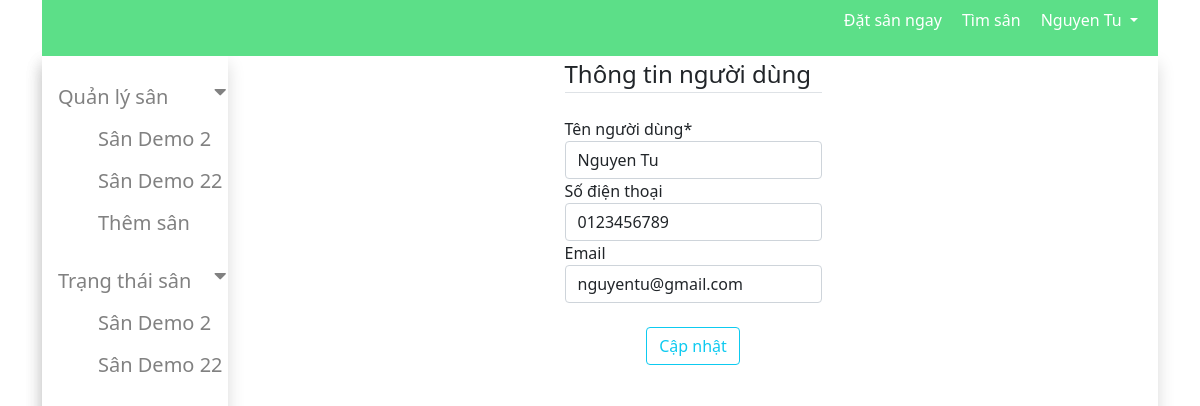
/trang-ca-nhan/1 (signed in), run on an earlier commit of the app's database.
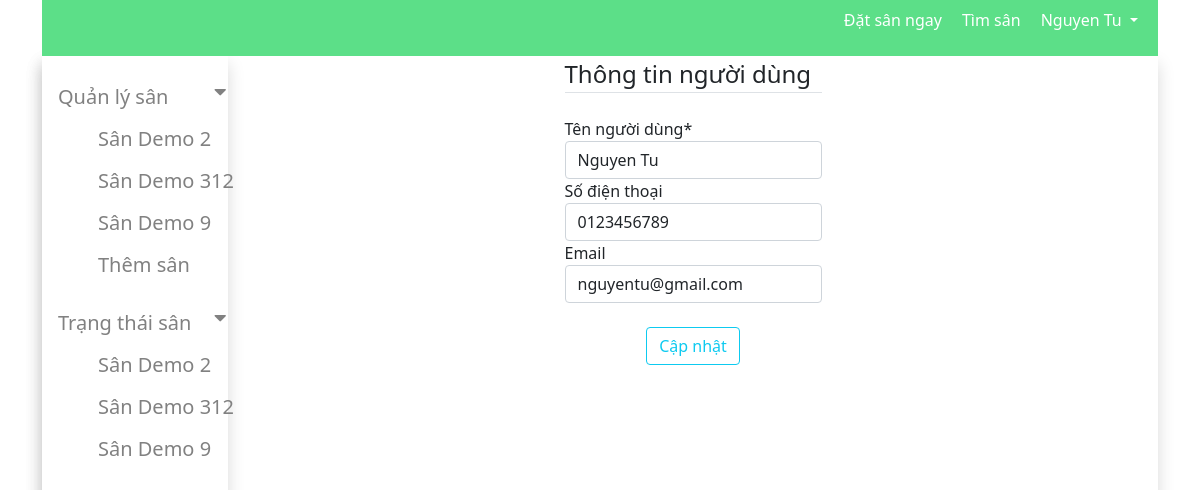
And on a later commit of the database.
### book_stadium/models.py (models this page shows, shortened)
class User(AbstractUser):
    username = models.CharField(max_length=100, default='')
    name = models.CharField(max_length=100, blank=True)
    phone_number = models.CharField(max_length=12, blank=True)
    role = models.CharField(max_length=20, choices=Roles.choices, default='player')
    email = models.EmailField(_('email address'), blank=True)
    USERNAME_FIELD = 'email'
    REQUIRED_FIELDS = []

class Stadium(models.Model):
    name = models.CharField(max_length=100)
    address = models.CharField(max_length=100, blank=True)
    owner = models.ForeignKey(User, null=True, on_delete=models.SET_NULL)
    field_count = models.PositiveSmallIntegerField()
    image = models.ImageField(upload_to="book_stadium", default=None, null=True, blank=True)
    time_frames = models.ManyToManyField(
        'TimeFrame', through='StadiumTimeFrame')

### book_stadium/views.py (the view, shortened to what this page needs)
# urls.py: path('trang-ca-nhan/<int:id>', views.UserProfile.as_view(), name='user_profile'),
class UserProfile(View):
    form_class = UserProfileForm
    def get(self, request, id):
        user = User.objects.get(id=id)
        fields_by_owner = Stadium.objects.filter(owner=request.user)
        form = self.form_class(instance=user)
        context = {
            'form': form,
            'fields':fields_by_owner,
        }
        return render(request, 'book_stadium/userProfile.html', context)

### book_stadium/forms.py
class UserProfileForm(forms.ModelForm):
    class Meta:
        model = User
        fields = ['username', 'phone_number', 'email']
        labels = {
            'username': 'Tên người dùng',
            'phone_number': 'Số điện thoại',
            'email': 'Email'
        }

### book_stadium/myBackend.py (called while the page is built)
    def get_user(self, user_id):
        try:
            return User.objects.get(pk=user_id)
        except User.DoesNotExist:
            return None

### book_stadium/templates/book_stadium/userProfile.html (shortened to what this page needs)
{% extends 'book_stadium/base.html' %}
{% load crispy_forms_tags %}
{% load static %}
{% block content %}
<link rel="stylesheet" href="{% static 'css/userProfile.css' %}">
<div class="content-section">
    <form method="POST" enctype="multipart/form-data">
        <legend class="border-bottom mb-4">Thông tin người dùng</legend>
        {{ form|crispy }}
        <div class="form-group mt-4 mb-4">
            <button class="btn btn-outline-info" type="submit">Cập nhật</button>
        </div>
    </form>
</div>
{% endblock %}

### book_stadium/templates/book_stadium/base.html (shortened to what this page needs)
{% load static %}
{% load crispy_forms_tags %}
<!DOCTYPE html>
<html lang="en">
<head>
  <link href="https://cdnjs.cloudflare.com/ajax/libs/font-awesome/5.15.1/css/all.min.css" rel="stylesheet" />
  <link href="https://cdn.jsdelivr.net/npm/bootstrap@5.0.0-beta2/dist/css/bootstrap.min.css" rel="stylesheet"
>
  <link rel="stylesheet" href="https://stackpath.bootstrapcdn.com/font-awesome/4.7.0/css/font-awesome.min.css">
  <link rel="stylesheet" href="{% static 'css/base.css' %}">
</head>
<body>
  <div class="container">
    <header>
      <div class="navbar">
        <ul>
          <li><a href="#">Đặt sân ngay</a></li>
          <li><a href="#">Tìm sân</a></li>
          {% if user.is_authenticated %}
          <li>
            <a class="dropdown-toggle" data-toggle="dropdown" aria-haspopup="true" aria-expanded="false">
              {{user.username}}
            </a>
          </li>
          {% else %}
          <li><button type="button" class="btn btn-success" onclick="turnOnModalLogin()">Đăng nhập</button></li>
          {% endif %}
        </ul>
    </div>
    </header>
    <section class="shadow">
      {% if user.role == "owner" %}
      <div class="col-2 sidebar shadow">
        <div class="sidenav">
          <button class="dropdown-btn slideIn">
            Quản lý sân
            <i class="fa fa-caret-down"></i>
          </button>
          <div class="dropdown-container" style="display: block;">
            <ul>
                {% for field in fields %}
                    {% url 'stadium_detail' field.id as url %}
                    <li class="nav-item {% if request.path == url %}active{% endif %}">
                        <a class="field-name" href="{{url}}">{{field.name}}</a>
                    </li>
                {% endfor %}
                {% url 'create_stadium' as url %}
                <li class="nav-item {% if request.path == url %}active{% endif %}">
                    <a class="field-name" href="{{url}}">Thêm sân</a>
                </li>
            </ul>
          </div>
          <button class="dropdown-btn slideIn">
            Trạng thái sân
            <i class="fa fa-caret-down"></i>
          </button>
          <div class="dropdown-container" style="display: block;">
            <ul>
                {% for field in fields %}
                {% url 'owner' field.id as url %}
                    <li class="nav-item {% if request.path == url %}active{% endif %}">
                        <a class="field-name" href="{{url}}">{{field.name}}</a>
                    </li>
                {% endfor %}
            </ul>
          </div>
        </div>
      </div>
      {% endif %}
      <div class="col">
        {%block content%}
        {% endblock %}
      </div>
    </section>
  </div>
</body>
</html>

### static/css/base.css (style rules this page uses)
body { width: 100%; }
.navbar { background-color: #5cdf88; }
.navbar ul { display: flex; align-items: center; }
.navbar ul li { list-style: none; }
.navbar a { text-decoration: none; color: white; margin-right: 20px; }
a { text-decoration: none; color: #5cdf88; }
form { display: flex; flex-direction: column; align-items: center; }
section { display: flex; height: auto; }
.sidenav { height: 100vh; width: 200px; z-index: 1; top: 0; left: 0; overflow-x: hidden; padding-top: 20px; }
.sidenav a, .dropdown-btn { padding: 6px 8px 6px 16px; text-decoration: none; font-size: 20px; color: #818181; display: block; border: none; background: none; width:100%; text-align: left; cursor: pointer; outline: none; }
.dropdown-container { padding-left: 8px; }
.dropdown-container ul li { list-style: none; }
.fa-caret-down { float: right; padding-right: 8px; }
.col { display: flex; }

### static/css/userProfile.css (style rules this page uses)
.col { display: flex; flex-direction: column; align-items: center; }

What changed in the data, as far as the page shows it:
removed Stadium: name "Sân Demo 22"
added Stadium: name "Sân Demo 312"
added Stadium: name "Sân Demo 9"
